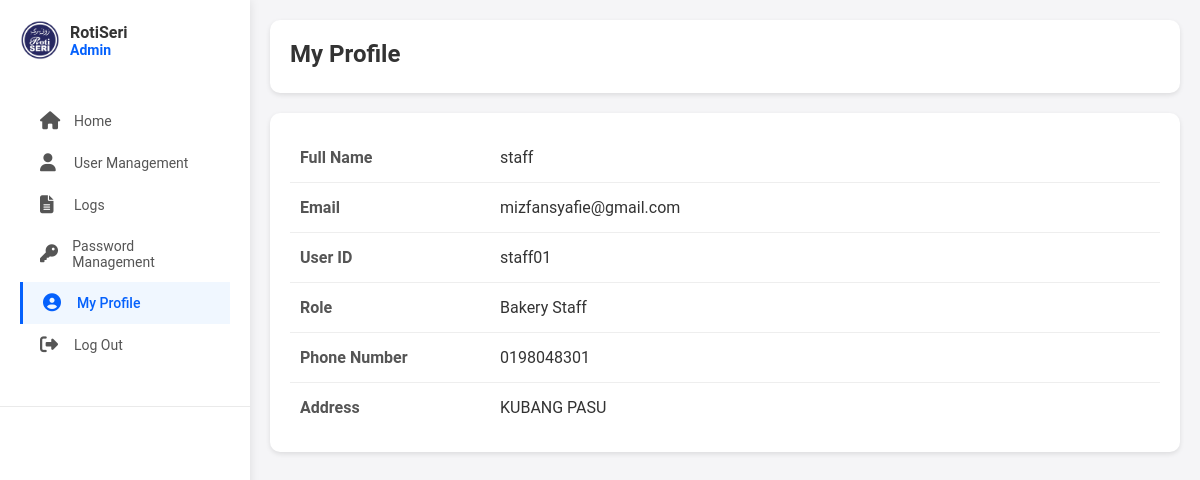
Screenshot of /admin_profile.php (signed in) with the database file from the repository.
### tables this page shows
CREATE TABLE `users` (
  `userID` varchar(50) NOT NULL,
  `username` varchar(100) NOT NULL,
  `fullName` varchar(255) NOT NULL,
  `email` varchar(255) NOT NULL,
  `phoneNumber` varchar(20) NOT NULL,
  `address` text NOT NULL,
  `password` varchar(255) NOT NULL,
  `role` enum('Administrator','Inventory Manager','Bakery Staff') NOT NULL,
  `created_at` timestamp NOT NULL DEFAULT current_timestamp()
);

### admin_profile.php (the view, shortened to what this page needs)
<?php
include 'db_connection.php';
$userID = $_SESSION['userID'];
$sql = "SELECT fullName, email, userID, role, phoneNumber, address FROM users WHERE userID = ?";
$stmt = $conn->prepare($sql);
$stmt->bind_param("s", $userID);
$stmt->execute();
$result = $stmt->get_result();
if ($row = $result->fetch_assoc()) {
    $fullName = $row['fullName'];
    $email = $row['email'];
    $userID = $row['userID'];
    $role = $row['role'];
    $phoneNumber = $row['phoneNumber'];
    $address = $row['address'];
} else {
    header("Location: index.php");
    exit();
}
?>
<!DOCTYPE html>
<html lang="en">
<head>
    <link rel="stylesheet" href="admin_dashboard.css">
    <link rel="stylesheet" href="sidebar.css">
    <link rel="stylesheet" href="profile.css">
    <link rel="stylesheet" href="https://cdnjs.cloudflare.com/ajax/libs/font-awesome/6.5.1/css/all.min.css">
</head>
<body>
<div class="sidebar-container">
    <div class="header-section">
        <div class="company-logo">
            <img src="image/icon/logo.png" class="logo-icon" alt="Company Logo">
            <div class="company-text">
                <span class="company-name">RotiSeri</span>
                <span class="company-name2">Admin</span>
            </div>
        </div>
        <nav class="nav-container">
            <a href="admin_dashboard.php" class="nav-item">
                <i class="fas fa-home"></i>
                <div class="nav-text">Home</div>
            </a>
            <a href="admin_usermanagement.php" class="nav-item">
                <i class="fa fa-user"></i>
                <div class="nav-text">User Management</div>
            </a>
            <a href="admin_logsdisplay.php" class="nav-item">
                <i class="fas fa-file-alt"></i>
                <div class="nav-text">Logs</div>
            </a>
            <a href="admin_passmanagement.php" class="nav-item">
                <i class="fas fa-key"></i>
                <div class="nav-text">Password Management</div>
            </a>
            <a href="admin_profile.php" class="nav-item active">
                <i class="fas fa-user-circle"></i>
                <div class="nav-text">My Profile</div>
            </a>
            <a href="logout.php" class="nav-item">
                <i class="fas fa-sign-out-alt"></i>
                <div class="nav-text">Log Out</div>
            </a>
        </nav>
    </div>
</div>
<div class="main-content">
    <div class="dashboard-header">
        <h1>My Profile</h1>
    </div>
    <div class="profile-container">
        <table class="profile-table">
            <tr>
                <td><strong>Full Name</strong></td>
                <td><?php echo htmlspecialchars($fullName); ?></td>
            </tr>
            <tr>
                <td><strong>Email</strong></td>
                <td><?php echo htmlspecialchars($email); ?></td>
            </tr>
            <tr>
                <td><strong>User ID</strong></td>
                <td><?php echo htmlspecialchars($userID); ?></td>
            </tr>
            <tr>
                <td><strong>Role</strong></td>
                <td><?php echo htmlspecialchars($role); ?></td>
            </tr>
            <tr>
                <td><strong>Phone Number</strong></td>
                <td><?php echo htmlspecialchars($phoneNumber); ?></td>
            </tr>
            <tr>
                <td><strong>Address</strong></td>
                <td><?php echo htmlspecialchars($address); ?></td>
            </tr>
        </table>
    </div>
</div>
</body>
</html>

### admin_dashboard.css (style rules this page uses)
* { margin: 0; padding: 0; box-sizing: border-box; font-family: 'Roboto', sans-serif; }
body { background-color: #f5f5f7; display: flex; min-height: 100vh; }
.main-content { flex: 1; margin-left: 250px; padding: 20px; overflow-x: hidden; }
.dashboard-header { background-color: #ffffff; border-radius: 10px; padding: 20px; margin-bottom: 20px; box-shadow: 0 2px 5px rgba(0, 0, 0, 0.1); display: flex; justify-content: space-between; align-items: center; }
.dashboard-header h1 { font-size: 24px; color: #333; margin-bottom: 5px; }
.profile-container { background-color: #ffffff; border-radius: 10px; padding: 20px; box-shadow: 0 2px 5px rgba(0, 0, 0, 0.1); margin-bottom: 20px; }
.profile-table { width: 100%; border-collapse: collapse; }
.profile-table tr { border-bottom: 1px solid #eee; }
.profile-table tr:last-child { border-bottom: none; }
.profile-table td { padding: 15px 10px; }
.profile-table td:first-child { font-weight: 500; color: #555; width: 200px; }

### sidebar.css (style rules this page uses)
.sidebar-container { width: 250px; background-color: #ffffff; min-height: 100vh; position: fixed; top: 0; left: 0; box-shadow: 0 0 10px rgba(0, 0, 0, 0.1); display: flex; flex-direction: column; z-index: 1000; }
.header-section { padding: 20px; border-bottom: 1px solid #eaeaea; display: flex; flex-direction: column; }
.company-logo { display: flex; align-items: center; gap: 10px; margin-bottom: 20px; }
.logo-icon { width: 40px; height: 40px; }
.company-text { display: flex; flex-direction: column; }
.company-name { font-weight: 600; font-size: 16px; color: #333; }
.company-name2 { font-weight: 600; font-size: 14px; color: #0561FC; }
.nav-container { display: flex; flex-direction: column; padding: 20px 0; flex-grow: 1; }
.nav-item { display: flex; align-items: center; padding: 12px 20px; color: #555; text-decoration: none; position: relative; transition: all 0.3s ease; }
.nav-item i { margin-right: 10px; font-size: 18px; width: 24px; }
.nav-text { font-size: 14px; }
.nav-item.active { color: #0561FC; background-color: #f0f7ff; font-weight: 500; border-left: 3px solid #0561FC; }

### profile.css (style rules this page uses)
.profile-container { background-color: #ffffff; border-radius: 10px; padding: 20px; box-shadow: 0 2px 5px rgba(0, 0, 0, 0.1); margin-bottom: 20px; }
.profile-table { width: 100%; border-collapse: collapse; }
.profile-table tr { border-bottom: 1px solid #eee; }
.profile-table tr:last-child { border-bottom: none; }
.profile-table td { padding: 15px 10px; }
.profile-table td:first-child { font-weight: 500; color: #555; width: 200px; }
.profile-table td:last-child { color: #333; }

### rows the page displays
users: fullName "staff", email "mizfansyafie@gmail.com", userID "staff01", role "Bakery Staff", phoneNumber "0198048301", address "KUBANG PASU"
